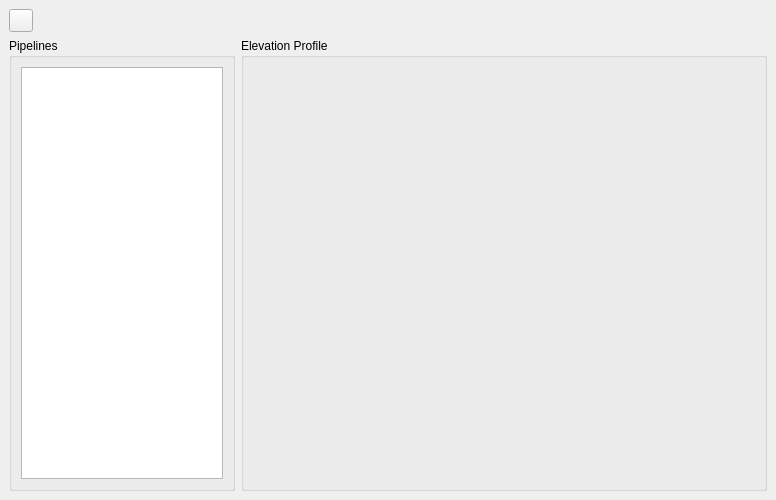
<?xml version="1.0" encoding="UTF-8"?>
<ui version="4.0">
 <class>PipelineViewBase</class>
 <widget class="QDockWidget" name="PipelineViewBase">
  <property name="geometry">
   <rect>
    <x>0</x>
    <y>0</y>
    <width>776</width>
    <height>500</height>
   </rect>
  </property>
  <property name="sizePolicy">
   <sizepolicy hsizetype="MinimumExpanding" vsizetype="Minimum">
    <horstretch>0</horstretch>
    <verstretch>0</verstretch>
   </sizepolicy>
  </property>
  <property name="layoutDirection">
   <enum>Qt::LeftToRight</enum>
  </property>
  <property name="styleSheet">
   <string notr="true"/>
  </property>
  <property name="windowTitle">
   <string>MLA Paddock Power | Plan Pipelines</string>
  </property>
  <widget class="QWidget" name="dockWidgetContents">
   <property name="sizePolicy">
    <sizepolicy hsizetype="MinimumExpanding" vsizetype="MinimumExpanding">
     <horstretch>0</horstretch>
     <verstretch>0</verstretch>
    </sizepolicy>
   </property>
   <property name="layoutDirection">
    <enum>Qt::LeftToRight</enum>
   </property>
   <property name="styleSheet">
    <string notr="true"/>
   </property>
   <layout class="QVBoxLayout" name="verticalLayout">
    <item>
     <layout class="QHBoxLayout" name="headerLayout">
      <item>
       <widget class="QToolButton" name="sketchPipelineButton">
        <property name="toolTip">
         <string>Sketch a Pipeline …</string>
        </property>
        <property name="text">
         <string/>
        </property>
        <property name="icon">
         <iconset>
          <normaloff>../../../images/new-split-paddock.png</normaloff>../../../images/new-split-paddock.png</iconset>
        </property>
       </widget>
      </item>
      <item>
       <spacer name="toolbarSpacer">
        <property name="orientation">
         <enum>Qt::Horizontal</enum>
        </property>
        <property name="sizeHint" stdset="0">
         <size>
          <width>40</width>
          <height>20</height>
         </size>
        </property>
       </spacer>
      </item>
     </layout>
    </item>
    <item>
     <layout class="QHBoxLayout" name="contentLayout" stretch="3,7">
      <property name="topMargin">
       <number>0</number>
      </property>
      <item>
       <widget class="QGroupBox" name="pipelineListGroupBox">
        <property name="sizePolicy">
         <sizepolicy hsizetype="Expanding" vsizetype="MinimumExpanding">
          <horstretch>0</horstretch>
          <verstretch>0</verstretch>
         </sizepolicy>
        </property>
        <property name="title">
         <string>Pipelines</string>
        </property>
        <layout class="QVBoxLayout" name="pipelinesVerticalLayout">
         <item>
          <widget class="PipelineLayerList" name="pipelineList"/>
         </item>
        </layout>
       </widget>
      </item>
      <item>
       <widget class="QGroupBox" name="profileGroupBox">
        <property name="styleSheet">
         <string notr="true">background-colour: rgb(255,255,255);</string>
        </property>
        <property name="title">
         <string>Elevation Profile</string>
        </property>
        <layout class="QVBoxLayout" name="profileVerticalLayout">
         <property name="spacing">
          <number>0</number>
         </property>
         <property name="leftMargin">
          <number>0</number>
         </property>
         <property name="topMargin">
          <number>0</number>
         </property>
         <property name="rightMargin">
          <number>0</number>
         </property>
         <property name="bottomMargin">
          <number>0</number>
         </property>
         <item>
          <layout class="QVBoxLayout" name="profileLayout">
           <property name="topMargin">
            <number>0</number>
           </property>
           <item>
            <widget class="ProfileDetails" name="profileDetails" native="true">
             <property name="sizePolicy">
              <sizepolicy hsizetype="MinimumExpanding" vsizetype="MinimumExpanding">
               <horstretch>0</horstretch>
               <verstretch>0</verstretch>
              </sizepolicy>
             </property>
             <property name="minimumSize">
              <size>
               <width>0</width>
               <height>0</height>
              </size>
             </property>
             <property name="styleSheet">
              <string notr="true"/>
             </property>
            </widget>
           </item>
          </layout>
         </item>
         <item>
          <spacer name="verticalSpacer">
           <property name="orientation">
            <enum>Qt::Vertical</enum>
           </property>
           <property name="sizeHint" stdset="0">
            <size>
             <width>20</width>
             <height>40</height>
            </size>
           </property>
          </spacer>
         </item>
        </layout>
       </widget>
      </item>
     </layout>
    </item>
   </layout>
  </widget>
 </widget>
 <customwidgets>
  <customwidget>
   <class>ProfileDetails</class>
   <extends>QWidget</extends>
   <header>mlapp/src/widgets/profile_details/profile_details</header>
   <container>1</container>
  </customwidget>
  <customwidget>
   <class>PipelineLayerList</class>
   <extends>QListWidget</extends>
   <header>mlapp/src/widgets/feature_list/pipeline_layer_list</header>
  </customwidget>
 </customwidgets>
 <resources/>
 <connections/>
</ui>
